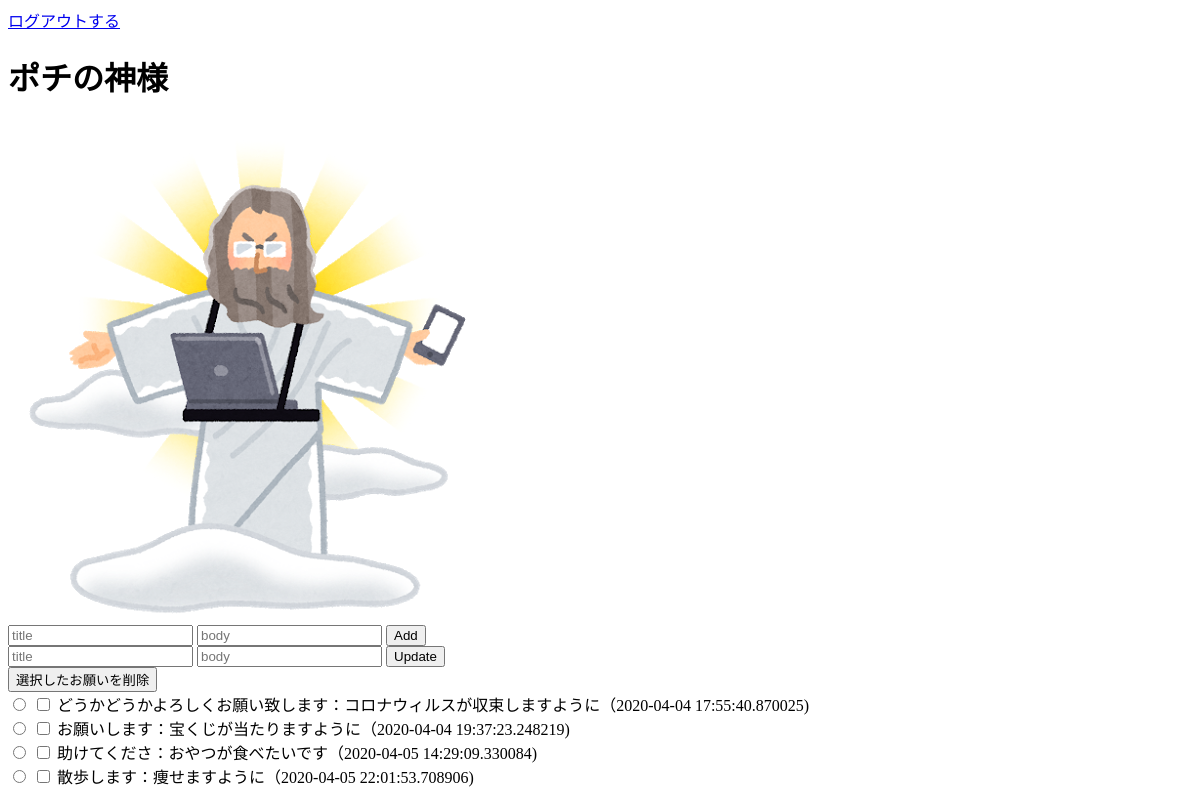
The page /index (signed in) on the database as committed earlier.
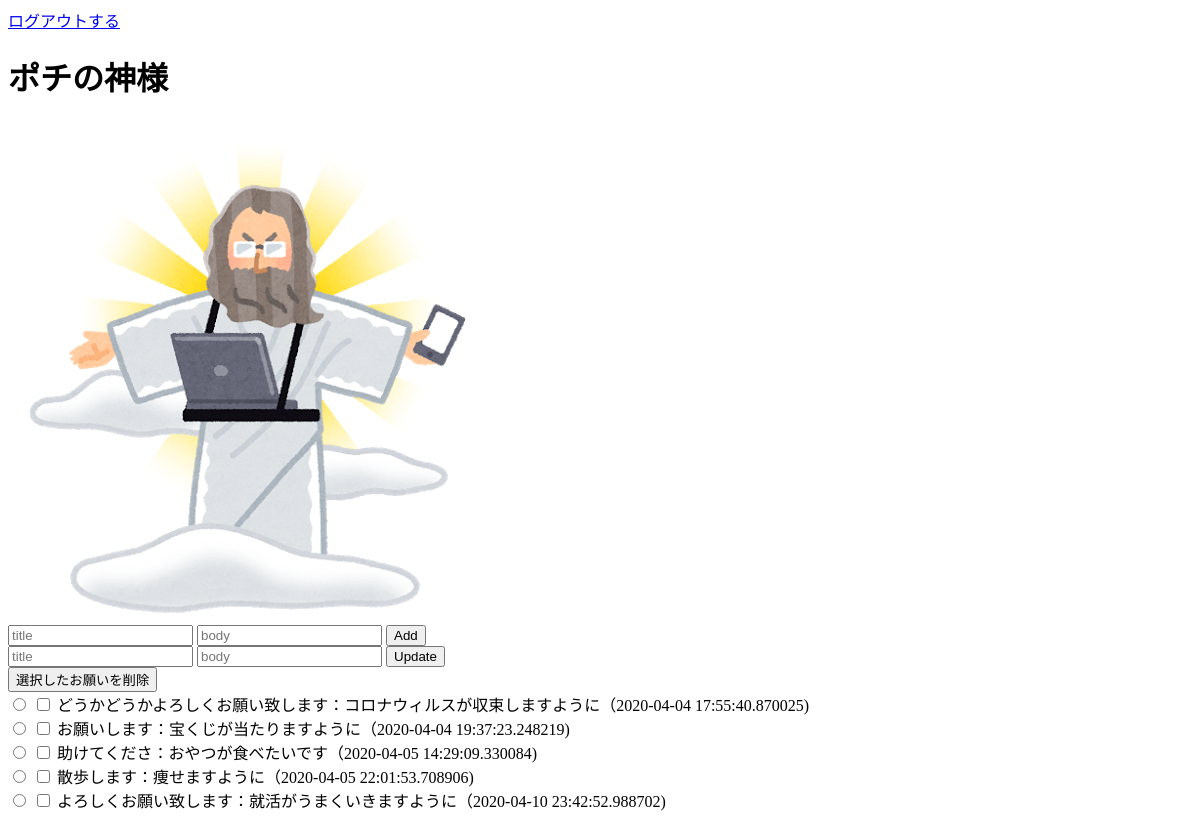
The same page on the database as committed later.
### models/models.py (models this page shows, shortened)
class Dream(Base):
    __tablename__ = 'dreams'
    id = Column(Integer, primary_key=True)
    title = Column(String(128))
    body = Column(Text)
    date = Column(DateTime, default=datetime.now())

### app/app.py (the view)
@app.route("/")
@app.route("/index")
def index():
    if "user_name" in session:
        name = session["user_name"]
        all_dream = Dream.query.all()
        return render_template("index.html",name=name,all_dream=all_dream)
    else:
        return redirect(url_for("top"))

### app/templates/index.html (shortened to what this page needs)
<!DOCTYPE html>
<html>
    <head>
    </head>
    <a href="/logout">ログアウトする</a>
    <body>
    {% if name == "のぶりん" %}
    <h1>{{name}}のインターネット神様</h1>
    {% elif name %}
    <h1>{{name}}の神様</h1>
    {% else %}
    <h1>ただの神様</h1>
    {% endif %}
    <img src="/static/images/internet_god.png" alt="神様">
    <form action="/add" method="post">
        <input type="text" name="title" placeholder="title">
        <input type="text" name="body" placeholder="body">
        <input type="submit" value="Add">
    </form>
    <form action="/update" method="post" id="update">
        <input type="text" name="title" placeholder="title">
        <input type="text" name="body" placeholder="body">
        <input type="submit" value="Update">
    </form>
    <form action="/delete" method="post" id="delete">
        <input type="submit" value="選択したお願いを削除">
    </form>
        {% for dream in all_dream %}
        <div>
            <input type="radio" name="update" form="update" value={{dream.id}}>
            <input type="checkbox" name="delete" form="delete" value={{dream.id}}>
            {{dream.title}}：{{dream.body}}（{{dream.date}})
        </div>
        {% endfor %}
    </body>
</html>

Rows that differ between the two databases and show on the page:
added Dream: title "よろしくお願い致します", body "就活がうまくいきますように", date "2020-04-10 23:42:52.988702"
